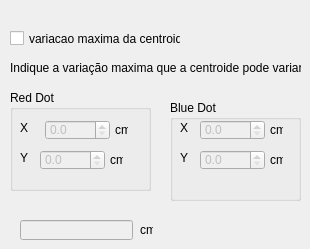
          <widget class="QWidget" name="tab2">
           <attribute name="title">
            <string>Maxima variação de centroide</string>
           </attribute>
           <widget class="QCheckBox" name="cbVariaca">
            <property name="geometry">
             <rect>
              <x>10</x>
              <y>30</y>
              <width>171</width>
              <height>17</height>
             </rect>
            </property>
            <property name="text">
             <string>variacao maxima da centroide</string>
            </property>
           </widget>
           <widget class="QLabel" name="label_74">
            <property name="geometry">
             <rect>
              <x>10</x>
              <y>60</y>
              <width>291</width>
              <height>16</height>
             </rect>
            </property>
            <property name="text">
             <string>Indique a variação maxima que a centroide pode variar</string>
            </property>
           </widget>
           <widget class="QLabel" name="label_75">
            <property name="geometry">
             <rect>
              <x>140</x>
              <y>220</y>
              <width>13</width>
              <height>20</height>
             </rect>
            </property>
            <property name="text">
             <string>cm</string>
            </property>
           </widget>
           <widget class="QLineEdit" name="leVarMax">
            <property name="enabled">
             <bool>false</bool>
            </property>
            <property name="geometry">
             <rect>
              <x>20</x>
              <y>220</y>
              <width>113</width>
              <height>20</height>
             </rect>
            </property>
           </widget>
           <widget class="QGroupBox" name="groupBox_32">
            <property name="geometry">
             <rect>
              <x>170</x>
              <y>100</y>
              <width>131</width>
              <height>101</height>
             </rect>
            </property>
            <property name="title">
             <string>Blue Dot</string>
            </property>
            <widget class="QLabel" name="label_97">
             <property name="geometry">
              <rect>
               <x>100</x>
               <y>50</y>
               <width>13</width>
               <height>20</height>
              </rect>
             </property>
             <property name="text">
              <string>cm</string>
             </property>
            </widget>
            <widget class="QLabel" name="label_91">
             <property name="geometry">
              <rect>
               <x>10</x>
               <y>50</y>
               <width>18</width>
               <height>16</height>
              </rect>
             </property>
             <property name="text">
              <string>Y</string>
             </property>
            </widget>
            <widget class="QDoubleSpinBox" name="sbJanelaP2Y">
             <property name="enabled">
              <bool>false</bool>
             </property>
             <property name="geometry">
              <rect>
               <x>30</x>
               <y>50</y>
               <width>65</width>
               <height>20</height>
              </rect>
             </property>
             <property name="maximumSize">
              <size>
               <width>65</width>
               <height>16777215</height>
              </size>
             </property>
             <property name="decimals">
              <number>1</number>
             </property>
             <property name="maximum">
              <double>10000.000000000000000</double>
             </property>
             <property name="singleStep">
              <double>10.000000000000000</double>
             </property>
            </widget>
            <widget class="QLabel" name="label_96">
             <property name="geometry">
              <rect>
               <x>100</x>
               <y>20</y>
               <width>13</width>
               <height>20</height>
              </rect>
             </property>
             <property name="text">
              <string>cm</string>
             </property>
            </widget>
            <widget class="QLabel" name="label_90">
             <property name="geometry">
              <rect>
               <x>10</x>
               <y>20</y>
               <width>18</width>
               <height>16</height>
              </rect>
             </property>
             <property name="text">
              <string>X</string>
             </property>
            </widget>
            <widget class="QDoubleSpinBox" name="sbJanelaP2X">
             <property name="enabled">
              <bool>false</bool>
             </property>
             <property name="geometry">
              <rect>
               <x>30</x>
               <y>20</y>
               <width>65</width>
               <height>20</height>
              </rect>
             </property>
             <property name="maximumSize">
              <size>
               <width>65</width>
               <height>16777215</height>
              </size>
             </property>
             <property name="decimals">
              <number>1</number>
             </property>
             <property name="maximum">
              <double>10000.000000000000000</double>
             </property>
             <property name="singleStep">
              <double>10.000000000000000</double>
             </property>
            </widget>
           </widget>
           <widget class="QGroupBox" name="groupBox_31">
            <property name="geometry">
             <rect>
              <x>10</x>
              <y>90</y>
              <width>141</width>
              <height>101</height>
             </rect>
            </property>
            <property name="title">
             <string>Red Dot</string>
            </property>
            <widget class="QLabel" name="label_94">
             <property name="geometry">
              <rect>
               <x>105</x>
               <y>30</y>
               <width>13</width>
               <height>20</height>
              </rect>
             </property>
             <property name="text">
              <string>cm</string>
             </property>
            </widget>
            <widget class="QDoubleSpinBox" name="sbJanelaP1X">
             <property name="enabled">
              <bool>false</bool>
             </property>
             <property name="geometry">
              <rect>
               <x>35</x>
               <y>30</y>
               <width>65</width>
               <height>20</height>
              </rect>
             </property>
             <property name="maximumSize">
              <size>
               <width>65</width>
               <height>16777215</height>
              </size>
             </property>
             <property name="decimals">
              <number>1</number>
             </property>
             <property name="maximum">
              <double>10000.000000000000000</double>
             </property>
             <property name="singleStep">
              <double>10.000000000000000</double>
             </property>
            </widget>
            <widget class="QLabel" name="label_92">
             <property name="geometry">
              <rect>
               <x>10</x>
               <y>30</y>
               <width>18</width>
               <height>16</height>
              </rect>
             </property>
             <property name="text">
              <string>X</string>
             </property>
            </widget>
            <widget class="QLabel" name="label_95">
             <property name="geometry">
              <rect>
               <x>100</x>
               <y>60</y>
               <width>13</width>
               <height>20</height>
              </rect>
             </property>
             <property name="text">
              <string>cm</string>
             </property>
            </widget>
            <widget class="QDoubleSpinBox" name="sbJanelaP1Y">
             <property name="enabled">
              <bool>false</bool>
             </property>
             <property name="geometry">
              <rect>
               <x>30</x>
               <y>60</y>
               <width>65</width>
               <height>20</height>
              </rect>
             </property>
             <property name="maximumSize">
              <size>
               <width>65</width>
               <height>16777215</height>
              </size>
             </property>
             <property name="decimals">
              <number>1</number>
             </property>
             <property name="maximum">
              <double>10000.000000000000000</double>
             </property>
             <property name="singleStep">
              <double>10.000000000000000</double>
             </property>
            </widget>
            <widget class="QLabel" name="label_93">
             <property name="geometry">
              <rect>
               <x>10</x>
               <y>60</y>
               <width>18</width>
               <height>16</height>
              </rect>
             </property>
             <property name="text">
              <string>Y</string>
             </property>
            </widget>
           </widget>
          </widget>
